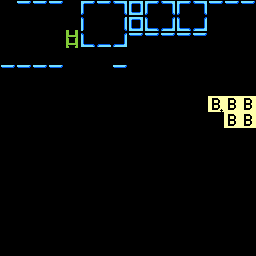

Rendered tile map (Tiled .tmx) drawn with the repository's tilesets; below, a short description and the full map source, tile grids included:
An orthogonal 16x16 tile map with 16x16 px tiles, 1 tile layer (base).

<map version="1.2" tiledversion="1.3.5" orientation="orthogonal" renderorder="right-down" width="16" height="16" tilewidth="16" tileheight="16" infinite="0" nextlayerid="2" nextobjectid="1">
 <tileset firstgid="1" source="../../../dev/collision_tiles.tsx" />
 <layer id="1" name="base" width="16" height="16">
  <data encoding="csv">
0,1,1,1,0,7,1,8,15,7,8,7,8,1,1,1,
0,0,0,0,16,4,0,2,15,10,9,10,9,0,0,0,
0,0,0,0,32,10,3,9,1,1,1,1,1,0,0,0,
0,0,0,0,0,0,0,0,0,0,0,0,0,0,0,0,
1,1,1,1,0,0,0,1,0,0,0,0,0,0,0,0,
0,0,0,0,0,0,0,0,0,0,0,0,0,0,0,0,
0,0,0,0,0,0,0,0,0,0,0,0,0,18,17,17,
0,0,0,0,0,0,0,0,0,0,0,0,0,0,17,17,
0,0,0,0,0,0,0,0,0,0,0,0,0,0,0,0,
0,0,0,0,0,0,0,0,0,0,0,0,0,0,0,0,
0,0,0,0,0,0,0,0,0,0,0,0,0,0,0,0,
0,0,0,0,0,0,0,0,0,0,0,0,0,0,0,0,
0,0,0,0,0,0,0,0,0,0,0,0,0,0,0,0,
0,0,0,0,0,0,0,0,0,0,0,0,0,0,0,0,
0,0,0,0,0,0,0,0,0,0,0,0,0,0,0,0,
0,0,0,0,0,0,0,0,0,0,0,0,0,0,0,0
</data>
 </layer>
</map>
